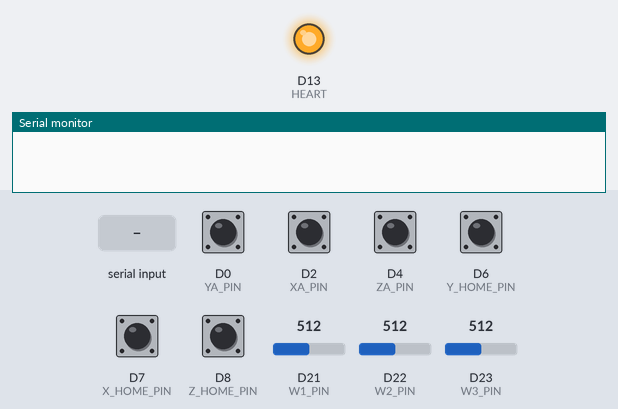
The sketch below on a simulated Arduino Zero (SAMD21). Shown: output pins drawn as LEDs (lit = HIGH), the last lines printed to the serial monitor. The test bench sets the inputs (shaded band); at power-on: D0 (YA_PIN), D2 (XA_PIN), D4 (ZA_PIN), D6 (Y_HOME_PIN), D7 (X_HOME_PIN), D8 (Z_HOME_PIN) HIGH, D21 (W1_PIN) = 512, D22 (W2_PIN) = 512, D23 (W3_PIN) = 512 (analog values on the 0–1023 scale).

Above: at 0.8 s.
0.9 s: "H90\n" received over Serial
At 1.3 s:
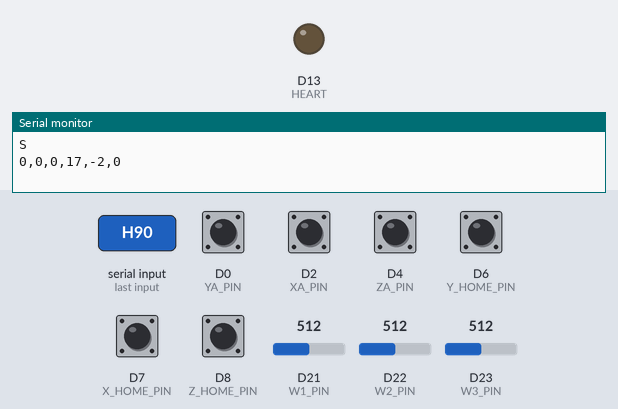
Timing chart, 0 to 3.9 s (numbered marks = the images above; inputs shaded):
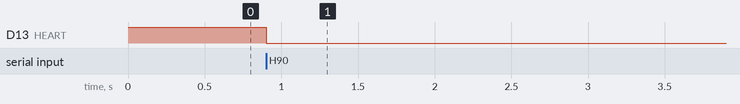

The sketch:

Rev2-3_Control_Unity.ino
```cpp
#define DEBUG

// CONFIG PARAMETERS
#define MAP(x, a, b, c, d) (c + (d - c) * (float(x) - a) / (b - a))
#define CONSTRAIN(x, a, b) (x <= a ? a : (x >= b ? b : x))

#define RESTART_ADDR 0xE000ED0C
#define READ_RESTART() (*(volatile uint32_t *)RESTART_ADDR)
#define WRITE_RESTART(val) ((*(volatile uint32_t *)RESTART_ADDR) = (val))
#define MIN_PRECISION_INT16 -32768
#define MAX_PRECISION_INT16 32767
#define OVER_MARGIN 10
#define PULSES_PER_MM 7.04545

// X Axis
#define XA_PIN 2
#define XB_PIN 3
#define X_HOME_PIN 7
#define X_MIN_READ 0
#define X_MAX_READ 1022
#define X_HOME_READ 0
#define X_MIN_POS -72
#define X_MAX_POS 72

// Y Axis
#define YA_PIN 0
#define YB_PIN 1
#define Y_HOME_PIN 6
#define Y_MIN_READ 0
#define Y_MAX_READ 779
#define Y_HOME_READ 0
#define Y_MIN_POS -56
#define Y_MAX_POS 56

// Z Axis
#define ZA_PIN 4
#define ZB_PIN 5
#define Z_HOME_PIN 8
#define Z_MIN_READ 0
#define Z_MAX_READ 930
#define Z_HOME_READ 930
#define Z_MIN_POS -66
#define Z_MAX_POS 66

// Wrist1
#define W1_PIN A7
#define W1_MIN_READ 1265
#define W1_MAX_READ 2792
#define W1_MIN_POS 85.86
#define W1_MAX_POS -47.46

//Wrist2
#define W2_PIN A8
#define W2_MIN_READ 810
#define W2_MAX_READ 3350
#define W2_MIN_POS -111.44
#define W2_MAX_POS 111.44

//Wrist3
#define W3_PIN A9
#define W3_MIN_READ 0
#define W3_MAX_READ 4096
#define W3_MIN_POS -180.00
#define W3_MAX_POS 180.00

const uint8_t axisPins[2][6] = {{XA_PIN, YA_PIN, ZA_PIN, W1_PIN, W2_PIN, W3_PIN}, {XB_PIN, YB_PIN, ZB_PIN, 0, 0, 0}};
const int16_t readMins[6] = {X_MIN_READ, Y_MIN_READ, Z_MIN_READ, W1_MIN_READ, W2_MIN_READ, W3_MIN_READ};
const int16_t readMaxs[6] = {X_MAX_READ, Y_MAX_READ, Z_MAX_READ, W1_MAX_READ, W2_MAX_READ, W3_MAX_READ};
const float posMins[6] = {X_MIN_POS, Y_MIN_POS, Z_MIN_POS, W1_MIN_POS, W2_MIN_POS, W3_MIN_POS};
const float posMaxs[6] = {X_MAX_POS, Y_MAX_POS, Z_MAX_POS, W1_MAX_POS, W2_MAX_POS, W3_MAX_POS};
const uint8_t homePins[3] = {X_HOME_PIN, Y_HOME_PIN, Z_HOME_PIN};
const int16_t homes[3] = {X_HOME_READ, Y_HOME_READ, Z_HOME_READ};

const uint8_t HEART = 13;
uint8_t sendAgain = 0;
bool change = 0;
volatile int16_t count[3] = {(X_MIN_READ + X_MAX_READ) / 2, (Y_MIN_READ + Y_MAX_READ) / 2, (Z_MIN_READ + Z_MAX_READ) / 2};
//int16_t Positions[6] = {count[0], count[1], count[2], 0, 0, 0};
int16_t Positions[6] = {(X_MIN_POS + X_MAX_POS) / 2, (Y_MIN_POS + Y_MAX_POS) / 2, (Z_MIN_POS + Z_MAX_POS) / 2, 0, 0, 0};
//int16_t prevPositions[6] = {count[0], count[1], count[2], 0, 0, 0};
int16_t prevPositions[6] = {(X_MIN_POS + X_MAX_POS) / 2, (Y_MIN_POS + Y_MAX_POS) / 2, (Z_MIN_POS + Z_MAX_POS) / 2, 0, 0, 0};

void setup() {
  for (uint8_t i = 0; i < 6; i++) {
    pinMode(axisPins[0][i], INPUT_PULLUP);
    if (i < 3) {
      pinMode(axisPins[1][i], INPUT_PULLUP);
      pinMode(homePins[i], INPUT_PULLUP);
    }
  }

  attachInterrupt(axisPins[0][0], tickXA, RISING);
  attachInterrupt(axisPins[0][1], tickYA, RISING);
  attachInterrupt(axisPins[0][2], tickZA, RISING);

  pinMode(HEART, OUTPUT);
  digitalWrite(HEART, HIGH);
  Serial.begin(115200);

#ifdef DEBUG
  //while (!Serial);
  EstablishConnection();
#else
  EstablishConnection();
#endif

  digitalWrite(HEART, LOW);
  analogReadResolution(12);

  //while(1);// end program here for now;
}

void loop() {
#ifdef DEBUG
  while (1) {
    getPositions();
    sendPositions();
    delay(500);
  }
#endif

  digitalWrite(HEART, sendAgain);

  if (Serial.available() > 0) {
    sendAgain = Serial.parseInt();
    if (sendAgain == 'R')
      WRITE_RESTART(0x5FA0004);
    flushData();
  }

  if (sendAgain) {
    getPositions();
    sendPositions();
    sendAgain = 0;
  }
}

void flushData() {
  while (Serial.available()) {
    Serial.read();
  }
}

void getPositions() {
  checkHomes();

  //change = 0;
  for (uint8_t i = 0; i < 6; i++) {
    int16_t val = 0;
    if (i < 3) {
      val = CONSTRAIN(count[i], readMins[i], readMaxs[i]);
      val = MAP(val, readMins[i], readMaxs[i], posMins[i], posMaxs[i]);
    }

    else {
      //val = analogRead(axisPins[0][i]);
      val = MAP(analogRead(axisPins[0][i]), readMins[i], readMaxs[i], posMins[i], posMaxs[i]);
    }

    Positions[i] = val;
    //if (Positions[i] != prevPositions[i])
      //change = 1;
    //prevPositions[i] = Positions[i];
  }
}

void sendPositions() {
    for (uint8_t i = 0; i < 6; i++) {
      Serial.print(Positions[i]);
      if (i != 5)
        Serial.print(F(","));
      else
        Serial.println();
    }
}

void EstablishConnection() {
  while (1) {
    if (Serial.available() > 0) {
      if (Serial.read() == 'H'){
        flushData();
        Serial.println('S');
        return;
      }
    }
  }
}

// X Encoder
void tickXA() {
  digitalRead(XA_PIN) != digitalRead(XB_PIN) ? --count[0] : ++count[0];
}

// Y Encoder
void tickYA() {
  digitalRead(YA_PIN) != digitalRead(YB_PIN) ? ++count[1] : --count[1];
}

// Z Encoder
void tickZA() {
  digitalRead(ZA_PIN) != digitalRead(ZB_PIN) ? ++count[2] : --count[2];
}

void checkHomes() {
  for (uint8_t i = 0; i < 3; i++) {
    if (!digitalRead(homePins[i]))
      count[i] = homes[i];
  }
}
```

Measured:
- after the input at 0.9 s, D13 (HEART): HIGH → LOW at once
